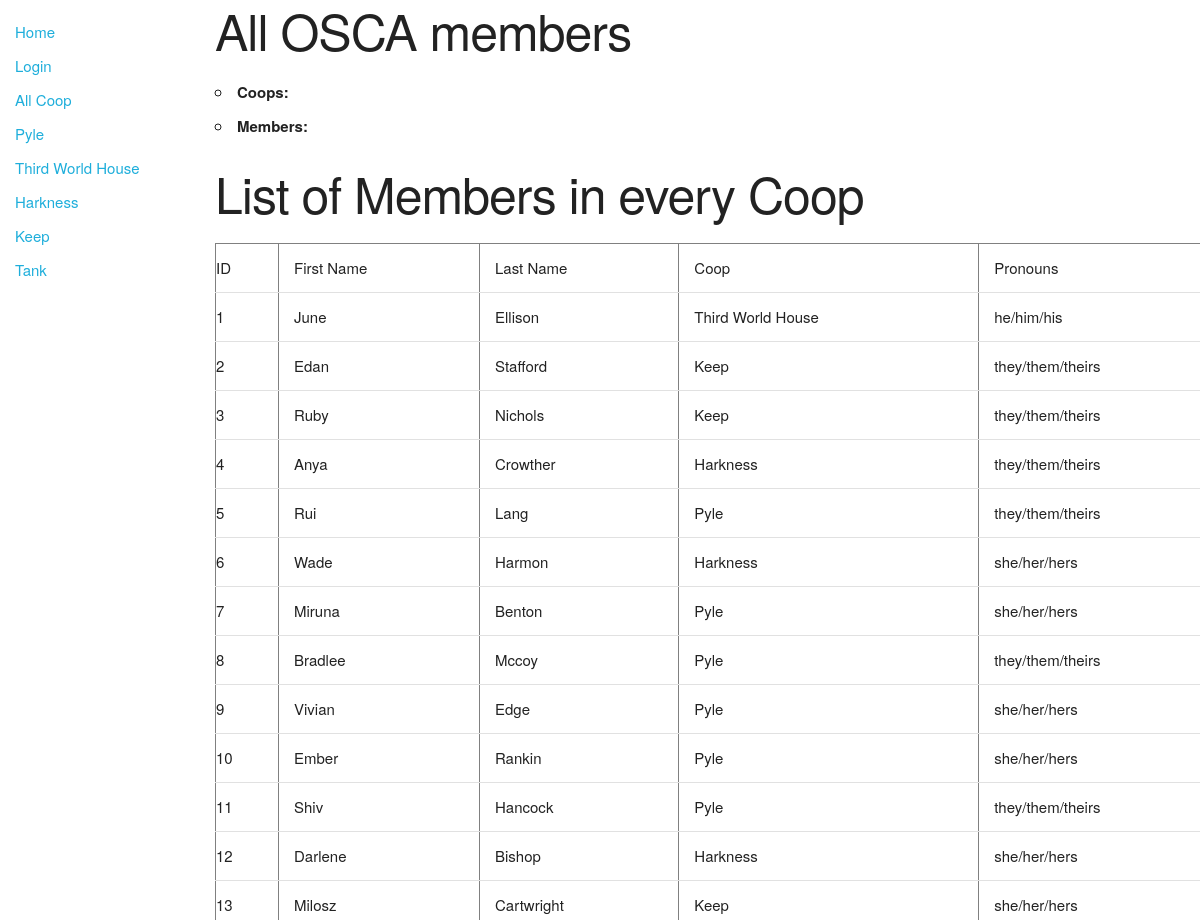
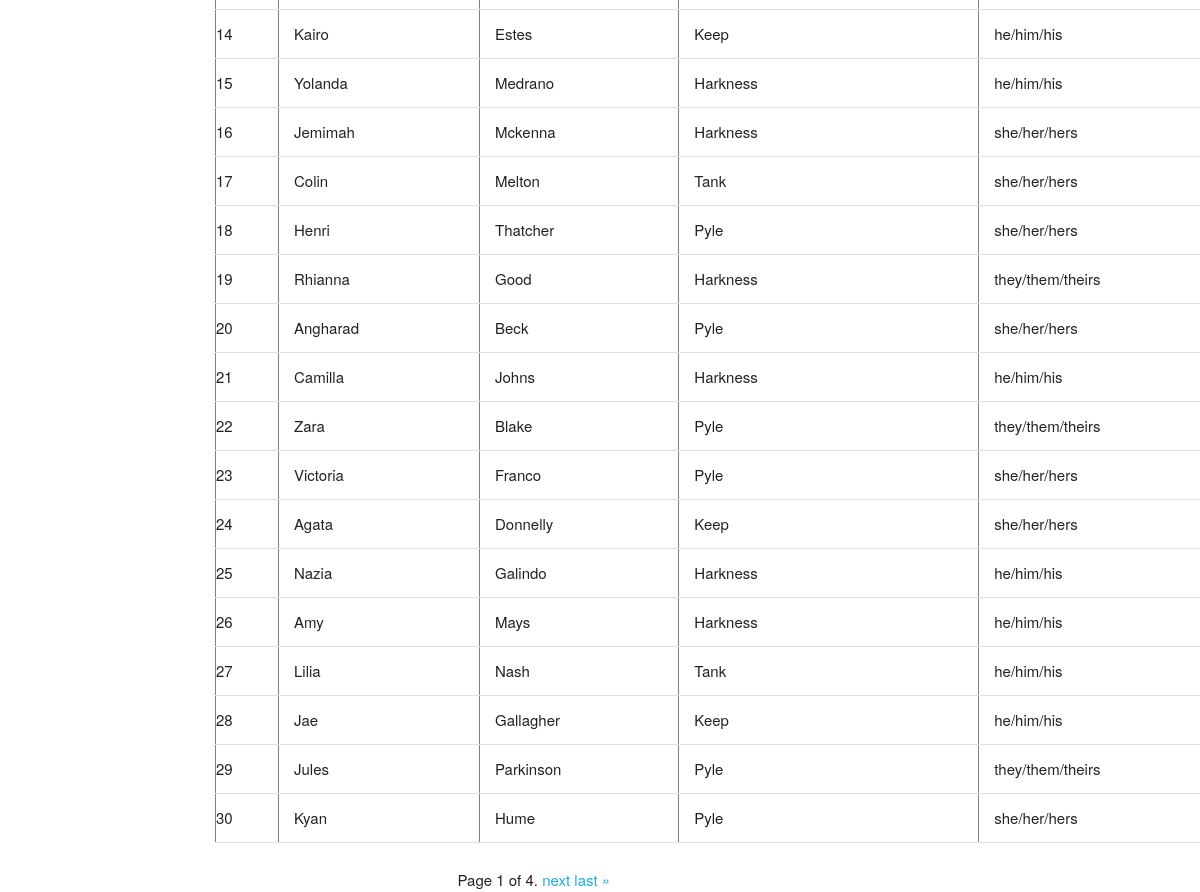
/catalog/allmembers/, run on the app's committed database (2 pictures, top to bottom).
### catalog/models.py (models this page shows, shortened)
class Member(models.Model):
    id = models.AutoField(primary_key=True)
    first_name = models.CharField(max_length=30)
    last_name = models.CharField(max_length=50)
    preferred_name = models.CharField(max_length=100, null=True, blank = True)
    tnumber = models.IntegerField()
    coop = models.ForeignKey('Coop', on_delete=models.SET_NULL, null=True)
    email = models.EmailField(null = True, blank = True)
    pronouns = models.CharField(max_length=20)
    time_aid = models.IntegerField()
    missed_jobes = models.IntegerField(null = True, blank = True)

class Coop(models.Model):
    id = models.AutoField(primary_key=True)
    name = models.CharField(max_length=100, help_text='What is the name of this coop')
    address = models.CharField(max_length=500, null=True, blank=True, help_text='what is the address of this coop')
    building = models.CharField(max_length=100, help_text='What building is this coop in')
    vegan = models.BooleanField(help_text='is this a vegan coop')
    num_dining = models.IntegerField(help_text='how many dining members does this coop have')
    num_housing = models.IntegerField(help_text='how many housing members does this coop have')
    hours_needed = models.IntegerField(help_text='how many hours a week do members have to work')
    def __str__(self):
        return self.name

### catalog/views.py (the view)
# urls.py: path('allmembers/', views.AllMembersView.as_view(), name='all-members'),
class AllMembersView(generic.ListView):
    model = Member
    paginate_by = 30
    num_members= Member.objects.all().count()
    template_name = 'catalog/allmembers.html'  # Specify your own template name/location

### catalog/templates/catalog/allmembers.html (shortened to what this page needs)
{% extends "base_generic.html" %}
{% block content %}
  <h1>All OSCA members</h1>
  <ul>
    <li><strong>Coops:</strong> {{ num_coops }}</li>
    <li><strong>Members:</strong> {{ num_members }}</li>
  </ul>
  <h1>List of Members in every Coop</h1>
    <table border="1" width="1000">
        <tr>
            <td>ID</td>
            <td>First Name</td>
            <td>Last Name</td>
            <td>Coop</td>
            <td>Pronouns</td>
        </tr>
        {% for members in object_list %}
        <tr>
            <td>{{ members.id }}</td>
            <td>{{ members.first_name}}</td>
            <td>{{ members.last_name}}</td>
            <td>{{ members.coop}}</td>
            <td>{{ members.pronouns}}</td>
        </tr>
        {% endfor %}
    </table>
    <div class="pagination" style ="width: 50%; margin: 0 auto;">
        <span class="step-links">
            <span class="current">
                Page {{ page_obj.number }} of {{ page_obj.paginator.num_pages }}.
            </span>
            {% if page_obj.has_next %}
                <a href="?page={{ page_obj.next_page_number }}"> next </a>
                <a href="?page={{ page_obj.paginator.num_pages }}"> last &raquo;</a>
            {% endif %}
        </span>
    </div>
{% endblock %}

### catalog/templates/static/css/skeleton.css (style rules this page uses)
html { font-size: 62.5%; }
body { font-size: 1.5em; line-height: 1.6; font-weight: 400; font-family: "Raleway", "HelveticaNeue", "Helvetica Neue", Helvetica, Arial, sans-serif; color: #222; }
h1, h2, h3, h4, h5, h6 { margin-top: 0; margin-bottom: 2rem; font-weight: 300; }
h1 { font-size: 4.0rem; line-height: 1.2; letter-spacing: -.1rem; }
@media (min-width: 550px) { h1 { font-size: 5.0rem; } }
a { color: #1EAEDB; }
ul { list-style: circle inside; }
ol, ul { padding-left: 0; margin-top: 0; }
li { margin-bottom: 1rem; }
th, td { padding: 12px 15px; text-align: left; border-bottom: 1px solid #E1E1E1; }
th:first-child, td:first-child { padding-left: 0; }
th:last-child, td:last-child { padding-right: 0; }
pre, blockquote, dl, figure, table, p, ul, ol, form { margin-bottom: 2.5rem; }

### data on the page
Member: id "1", first_name "June", last_name "Ellison", coop "Third World House", pronouns "he/him/his"
Member: id "2", first_name "Edan", last_name "Stafford", coop "Keep", pronouns "they/them/theirs"
Member: id "3", first_name "Ruby", last_name "Nichols", coop "Keep", pronouns "they/them/theirs"
Member: id "4", first_name "Anya", last_name "Crowther", coop "Harkness", pronouns "they/them/theirs"
Member: id "5", first_name "Rui", last_name "Lang", coop "Pyle", pronouns "they/them/theirs"
Member: id "6", first_name "Wade", last_name "Harmon", coop "Harkness", pronouns "she/her/hers"
Member: id "7", first_name "Miruna", last_name "Benton", coop "Pyle", pronouns "she/her/hers"
Member: id "8", first_name "Bradlee", last_name "Mccoy", coop "Pyle", pronouns "they/them/theirs"
Member: id "9", first_name "Vivian", last_name "Edge", coop "Pyle", pronouns "she/her/hers"
Member: id "10", first_name "Ember", last_name "Rankin", coop "Pyle", pronouns "she/her/hers"
Member: id "11", first_name "Shiv", last_name "Hancock", coop "Pyle", pronouns "they/them/theirs"
Member: id "12", first_name "Darlene", last_name "Bishop", coop "Harkness", pronouns "she/her/hers"
Member: id "13", first_name "Milosz", last_name "Cartwright", coop "Keep", pronouns "she/her/hers"
Member: id "14", first_name "Kairo", last_name "Estes", coop "Keep", pronouns "he/him/his"
Member: id "15", first_name "Yolanda", last_name "Medrano", coop "Harkness", pronouns "he/him/his"
Member: id "16", first_name "Jemimah", last_name "Mckenna", coop "Harkness", pronouns "she/her/hers"
Member: id "17", first_name "Colin", last_name "Melton", coop "Tank", pronouns "she/her/hers"
Member: id "18", first_name "Henri", last_name "Thatcher", coop "Pyle", pronouns "she/her/hers"
Member: id "19", first_name "Rhianna", last_name "Good", coop "Harkness", pronouns "they/them/theirs"
Member: id "20", first_name "Angharad", last_name "Beck", coop "Pyle", pronouns "she/her/hers"
Member: id "21", first_name "Camilla", last_name "Johns", coop "Harkness", pronouns "he/him/his"
Member: id "22", first_name "Zara", last_name "Blake", coop "Pyle", pronouns "they/them/theirs"
Member: id "23", first_name "Victoria", last_name "Franco", coop "Pyle", pronouns "she/her/hers"
Member: id "24", first_name "Agata", last_name "Donnelly", coop "Keep", pronouns "she/her/hers"
Member: id "25", first_name "Nazia", last_name "Galindo", coop "Harkness", pronouns "he/him/his"
Member: id "26", first_name "Amy", last_name "Mays", coop "Harkness", pronouns "he/him/his"
Member: id "27", first_name "Lilia", last_name "Nash", coop "Tank", pronouns "he/him/his"
Member: id "28", first_name "Jae", last_name "Gallagher", coop "Keep", pronouns "he/him/his"
Member: id "29", first_name "Jules", last_name "Parkinson", coop "Pyle", pronouns "they/them/theirs"
Member: id "30", first_name "Kyan", last_name "Hume", coop "Pyle", pronouns "she/her/hers"

### other printed values
{{ page_obj.number }} "1"
{{ page_obj.paginator.num_pages }} "4"
